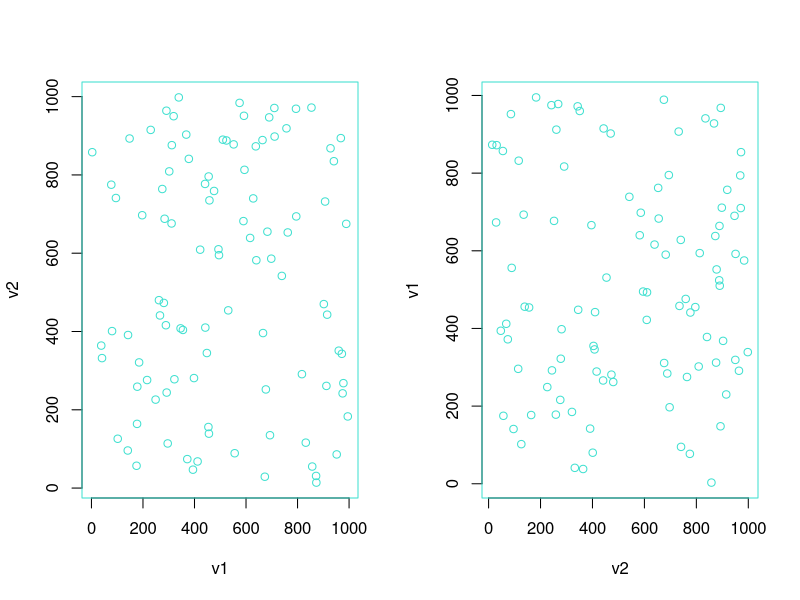

Recreate this plot in R.
# 9

# Kreiranje funkcija

# R ostavlja mogucnost svakom korisniku da kreira svoje funkcije.
# Na taj se nacin postize cistiji kod u kome ima manje ponavljanja. 
# Funkcija treba da ima ime, argument(e) i kod koji izvrsava neku radnju.
# Bitna karakteristika funkcije je da su objekti koji se u njoj nalaze, lokalni i ne postoje izvan nje sve dok se funkcijom return() ne prebace u globalno okruzenje.
# Opsta forma bi glasila:
ime.funkcije <- function(argument) {
  komanda
  return(ime.objekta)
}

#Argument, ili vise njih, mogu biti bilo kog tipa (skalar, vektor, matrica, tabela, itd.) i nije ih neophodno dodatno definisati.
# Prosta funkcija bi mogla da vrsi stavljanje ulazne vrednosti na kub.
kub.broja <- function(x) {
  kub <- x^3
  return(kub)
}

# Nakon kreiranja funkcije, moguce je njeno izvrsenje navodenjem njenog imena i odgovarajuceg argumenta (broja ili objekta).
kub.broja(3)
kub.broja(1000)
kub.broja(BOD)

# Primer f-je koja vraca binomni koeficijent - n nad k
binomni<-function(n,k){
  koef<-factorial(n)/(factorial(k)*factorial(n-k))
  return(koef)
}
# Poziv 
binomni(4,2)

# F-ja koja spaja dva vektora kao kolone matrice
spoji<-function(v1,v2){
  return (cbind(v1,v2))
}
# Poziv
spoji(c(0,1,2,3),seq(0,3,1))

# Kad pozivamo f-ju, argumente navodimo istim redom kao u definiciji f-je, osim ako ih navedemo po imenu,onda moze proizvoljno.
binomni(k=2,n=4)

# Funkcija "popust" izracunava popust na artikle na sledeci nacin:
# > Na artikle cene 1000 - 1999 popust je 10%, i
# > Na artikle cene vece od 1999 popust je 20%.
popust <- function(cene){
  cena <- cene
  n <- length(cene)
  for(i in 1:n){
    if(cene[i] > 1999)
      cena[i] <- 0.8 * cene[i]
    else if(cene[i] >= 1000)
      cena[i] <- 0.9 * cene[i]
    else
      cena[i] = cene[i]
  }
  return(cena)
}


popust(1500)

# Funkcija ne mora da sadrzi RETURN naredbu,samo da napravi neke izmene, medjutim one vaze samo u telu f-je
# Npr. f-ja koja racuna kvadrat broja
SQ<-function(x){
  x<-x^2
}
a<-3
SQ(a)
a # nije se izmenilo van funkcije
# ali ako kazemo 
a<-SQ(a)
a

# Ukoliko kreirana funkcija ima vise argumenata, R ce ih uzimati u obzir po redosledu kako su navedeni, medutim, moguce je i njihovo eksplicitno navodenje u cilju lakseg snalazenja, sto se posebno preporucuje kada se koristi veci broj argumenata.
kub.transpozicija.proizvod <- function(x,y) {
  kub <- x^3
  transpozicija <- t(kub)
  proizvod <- transpozicija*y
  return(proizvod)
}
kub.transpozicija.proizvod(BOD,5)
kub.transpozicija.proizvod(x=BOD,y=5)

# U slucaju da se kao rezultat zeli dobiti vise objekata iz funkcije, neophodno ih je objediniti u listu.
kub.transpozicija.proizvod <- function(x,y) {
  kub<-x^3
  transpozicija<-t(kub)
  proizvod<-transpozicija*y
  return(list(kub,transpozicija,proizvod))
}
kub.transpozicija.proizvod(BOD,5)

# Argument pored sirovog podatka, moze biti i objekat razlicitog formata, sto se vidi iz prethodnih primera.
# Medutim, unutar funkcije moze biti i druga funkcija. 
# Tada R krece sa izvrsavanjem od unutra ka spolja.

# ZADATAK: Napisati funkciju koja crta dva grafika y(x) i x(y) u proizvoljnoj boji
colors() #sve postojece boje u R-u
crtaj<-function(v1,v2){
  par(mfrow=c(1,2),col="turquoise")
  plot(v1,v2)
  plot(v2,v1)
  par(mfrow=c(1,1),col="black")
}

# Da bismo isprobali rad f-je pravimo dva vektora, koji predstavljaju uzorke iz U[0,1] odnosno N(0,1) raspodele:
x<-sample(1:1000,100)
y<-sample(1:1000,100)
crtaj(x,y)


